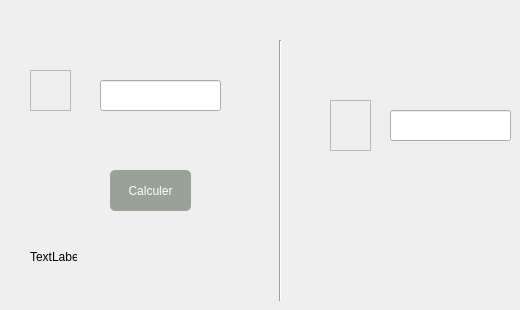
            <widget class="QWidget" name="ray_m">
             <attribute name="title">
              <string>Rayon du courbure méridiane</string>
             </attribute>
             <widget class="QLineEdit" name="fct4_phi">
              <property name="geometry">
               <rect>
                <x>100</x>
                <y>80</y>
                <width>121</width>
                <height>31</height>
               </rect>
              </property>
             </widget>
             <widget class="QPushButton" name="fct4_cal1">
              <property name="geometry">
               <rect>
                <x>110</x>
                <y>170</y>
                <width>81</width>
                <height>41</height>
               </rect>
              </property>
              <property name="cursor">
               <cursorShape>PointingHandCursor</cursorShape>
              </property>
              <property name="styleSheet">
               <string notr="true">QPushButton{
   padding: 5px 10px;
   border: none;
   border-radius: 5px;
   background-color: #9aa298;
   color: #fff;
}
QPushButton:hover{
   background-color: #101010;
}</string>
              </property>
              <property name="text">
               <string>Calculer</string>
              </property>
             </widget>
             <widget class="QFrame" name="frame_18">
              <property name="geometry">
               <rect>
                <x>30</x>
                <y>70</y>
                <width>41</width>
                <height>41</height>
               </rect>
              </property>
              <property name="styleSheet">
               <string notr="true">image: url(:/buttons/phi.png);</string>
              </property>
              <property name="frameShape">
               <enum>QFrame::StyledPanel</enum>
              </property>
              <property name="frameShadow">
               <enum>QFrame::Raised</enum>
              </property>
             </widget>
             <widget class="Line" name="line_6">
              <property name="geometry">
               <rect>
                <x>270</x>
                <y>40</y>
                <width>20</width>
                <height>261</height>
               </rect>
              </property>
              <property name="orientation">
               <enum>Qt::Vertical</enum>
              </property>
             </widget>
             <widget class="QFrame" name="frame_19">
              <property name="geometry">
               <rect>
                <x>330</x>
                <y>100</y>
                <width>41</width>
                <height>51</height>
               </rect>
              </property>
              <property name="styleSheet">
               <string notr="true">image: url(:/buttons/M.png);</string>
              </property>
              <property name="frameShape">
               <enum>QFrame::StyledPanel</enum>
              </property>
              <property name="frameShadow">
               <enum>QFrame::Raised</enum>
              </property>
             </widget>
             <widget class="QLineEdit" name="fct4_m">
              <property name="geometry">
               <rect>
                <x>390</x>
                <y>110</y>
                <width>121</width>
                <height>31</height>
               </rect>
              </property>
             </widget>
             <widget class="QLabel" name="page4_erreur1">
              <property name="geometry">
               <rect>
                <x>30</x>
                <y>250</y>
                <width>47</width>
                <height>13</height>
               </rect>
              </property>
              <property name="text">
               <string>TextLabel</string>
              </property>
             </widget>
            </widget>
